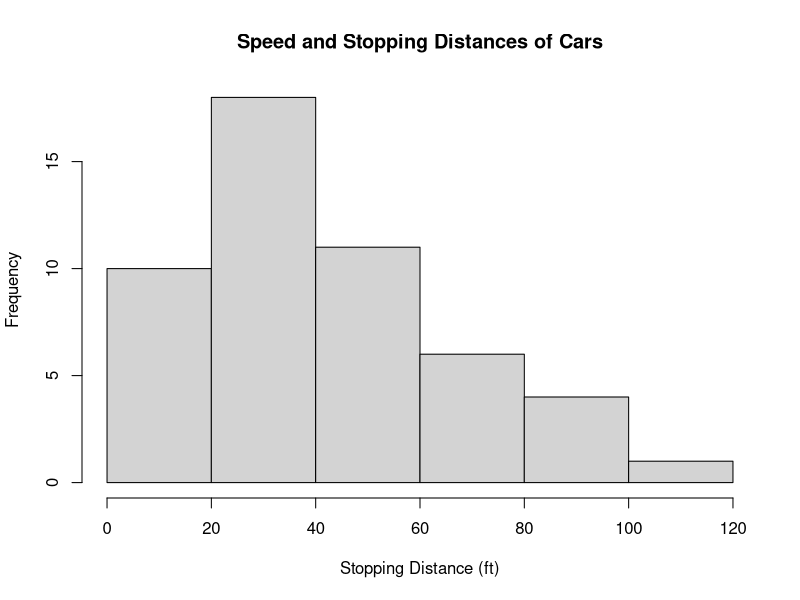
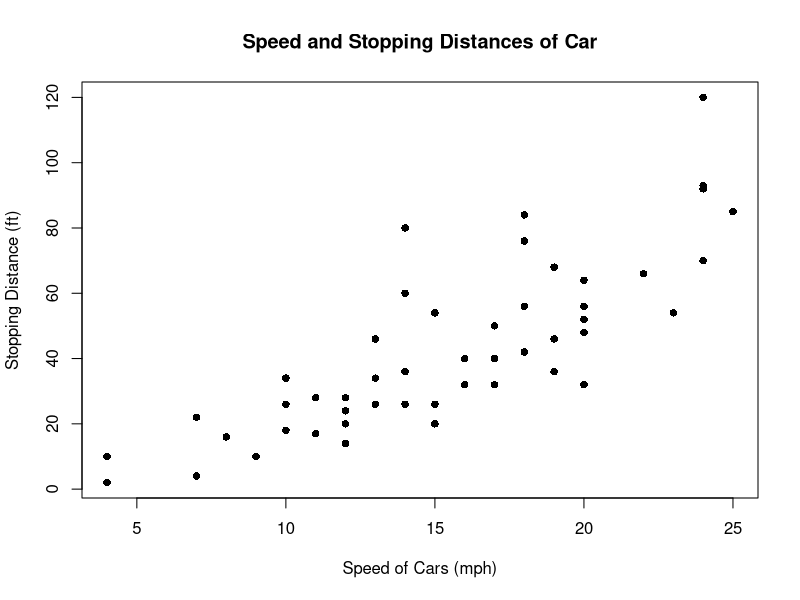
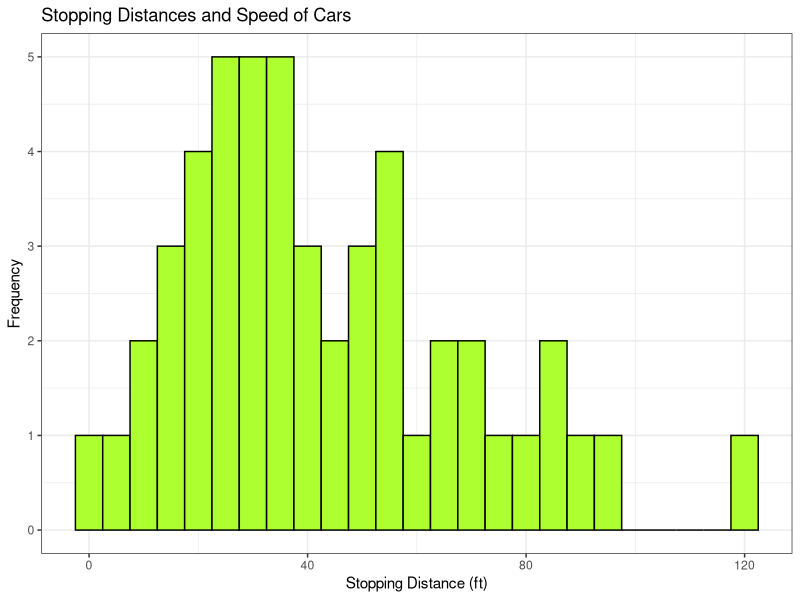
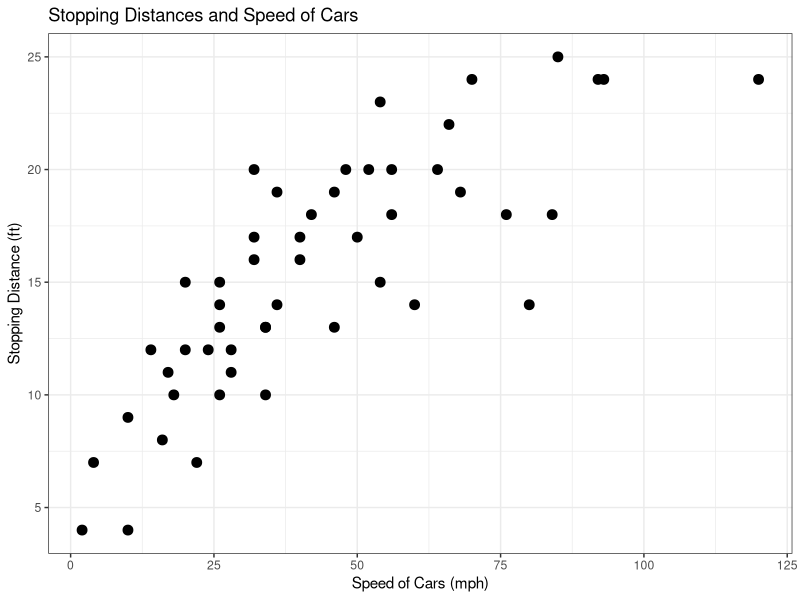

Here is the R script that generated these plots, in order:
## ---- chunk 1
knitr::opts_chunk$set(echo = TRUE)
## ---- chunk 2
library(datasets)
head(cars)
hist(cars$dist,xlab="Stopping Distance (ft)",main="Speed and Stopping Distances of Cars")

## ---- chunk 3
library(datasets)
plot(cars$speed,cars$dist,pch=16,xlab="Speed of Cars (mph)", ylab ="Stopping Distance (ft)", main="Speed and Stopping Distances of Car")

## ---- chunk 4
library(ggplot2)
ggplot(cars, aes(x=dist))+
  geom_histogram(binwidth=5,color="black",fill="greenyellow")+theme_bw()+
  labs(x = "Stopping Distance (ft)",y="Frequency",
       title="Stopping Distances and Speed of Cars")

## ---- chunk 5

library(ggplot2)
ggplot(cars, aes(x=dist, y=speed))+
  geom_point(size=3)+theme_bw()+
  labs(x = "Speed of Cars (mph)",y = "Stopping Distance (ft)",
       title="Stopping Distances and Speed of Cars")

